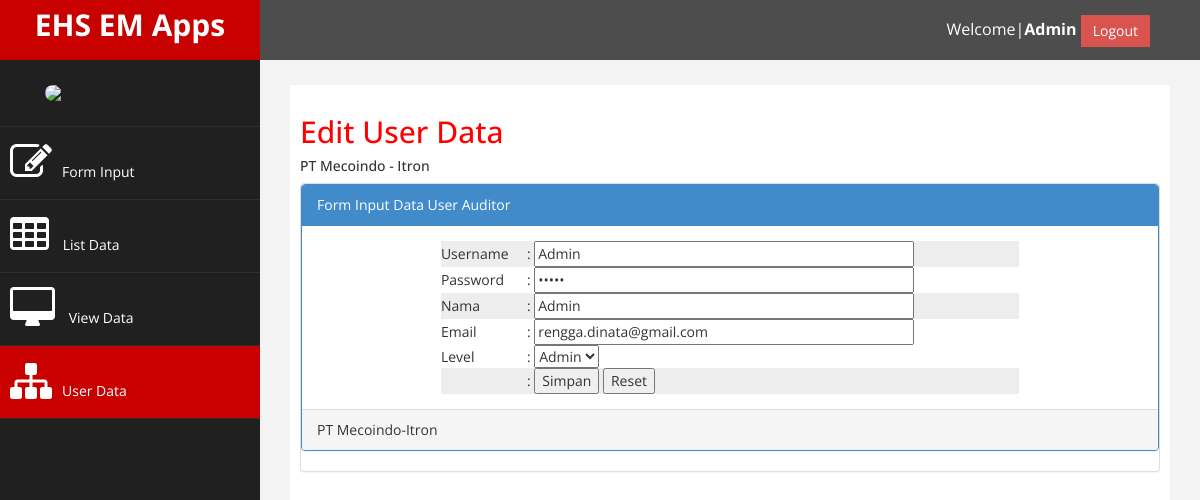
/it_support/admin-edit-user.php?id=1 (signed in), run on the app's committed database.
### tables this page shows
CREATE TABLE `user_em` (
  `id` int(11) NOT NULL,
  `username` varchar(32) NOT NULL,
  `password` varchar(32) NOT NULL,
  `nama` varchar(32) NOT NULL,
  `email` varchar(32) NOT NULL,
  `level` int(11) NOT NULL
);

### it_support/admin-edit-user.php (the view, shortened to what this page needs)
<!DOCTYPE html>
<html xmlns="http://www.w3.org/1999/xhtml">
<head>
    <link href="assets/css/bootstrap.css" rel="stylesheet" />
    <link href="assets/css/font-awesome.css" rel="stylesheet" />
    <link href="assets/css/custom.css" rel="stylesheet" />
    <link href="assets/js/dataTables/dataTables.bootstrap.css" rel="stylesheet" />
	<link href="assets/css/button.css" rel="stylesheet" type="text/css" />
	<link href="assets/css/button2.css" rel="stylesheet" type="text/css" />
</head>
<body>
    <div id="wrapper">
        <nav class="navbar navbar-default navbar-cls-top " role="navigation" style="margin-bottom: 0">
            <div class="navbar-header">
                <a class="navbar-brand" href="#">EHS EM Apps</a>
            </div>
			<div style="color: white;
			padding: 15px 50px 5px 50px;
			float: right;
			font-size: 16px;"> <?php echo "Welcome|<strong>".$_SESSION['admin']."</strong>  "; ?> <a href="logout.php" class="btn btn-danger square-btn-adjust">Logout</a> </div>
        </nav>
                <nav class="navbar-default navbar-side" role="navigation">
            <div class="sidebar-collapse">
                <ul class="nav" id="main-menu">
				<li class="text-center">
                    <img src="assets/img/logo.jpg" class="user-image img-responsive"/>
					</li>
                   	<li>
                        <a href="admin-input.php"><i class="fa fa-edit fa-3x"></i>Form Input</a>
                    </li>
                    <li  >
                        <a href="admin-list.php"><i class="fa fa-table fa-3x"></i> List Data</a>
                    </li>
					<li>
                        <a href="admin-view-list.php"><i class="fa fa-desktop fa-3x"></i> View Data</a>
                    </li>
                    <li>
                        <a class="active-menu" href="admin-user.php"><i class="fa fa-sitemap fa-3x"></i>User Data</a>
                    </li>
               </ul>
            </div>
        </nav>
        <div id="page-wrapper" >
            <div id="page-inner">
                <div class="row">
                    <div class="col-md-12">
                     <h2>Edit User Data</h2>
                        <h5>PT Mecoindo - Itron </h5>
                    </div>
                </div>
                <div class="panel panel-default">
                    <div class="panel panel-primary">
                        <div class="panel-heading">
                          Form Input Data User Auditor
                        </div>
                        <div class="panel-body">
							 <div class="table-responsive">
								<?php
									$id = $_GET['id'];
									$query = mysql_query("SELECT * FROM user_em where id ='$id'") or die (mysql_error());
									$data  = mysql_fetch_array($query);
									?>
								<form action="update_user.php" method="POST" name="edit" >
								<table cellpadding="4" cellspacing="1" border="0" width="350">
								<tr>
								<td>Username</td>
								<td> : <input type="text" value="<?php echo $data['username']; ?>" name="username" size="50" maxlength="20" /></td></tr>
								<tr>
								<td>Password</td>
								<td> : <input  type="password" value="<?php echo $data['username']; ?>" name="password" size="50" maxlength="20"/></td>
								</tr>
								<tr>
								<td>Nama</td>
								<td> : <input type="text" value="<?php echo $data ['nama'];?>" name="nama" size="50" maxlength="30" /></td>
								</tr>
								<tr>
								<td>Email</td>
								<td> : <input type="text" value="<?php echo $data ['email'];?>" name="email" size="50" maxlength="30"/></td>
								</tr>
								<tr>
								<tr>
								<td>Level</td>
								<td> :
									<select name="level" id="level" required>
												<?php
												if($data['level']=="1")
												{
													echo '<option value='.$data['level'].' style=display:none; >Admin</option>';
												}else {
													echo '<option value='.$data['level'].' style=display:none; >User</option>';
												}
												?>
                                    </select>
								</td>
								</tr>
								<tr>
								<td></td>
								<td> : <input type="submit" name="input" value="Simpan" />
								<input type="reset" name="reset" value="Reset"/></td>
								</tr>
								</table>
								</form>
                            </div>
                       </div>
                        <div class="panel-footer">
                            PT Mecoindo-Itron
                        </div>
                    </div>
                </div>
                </div>
            </div>
        </div>
</body>
</html>

### it_support/assets/css/custom.css (style rules this page uses)
body { font-family: 'Open Sans', sans-serif; }
#wrapper { width: 100%; background:#202020; }
#page-wrapper { padding: 15px 15px; min-height: 600px; background:#F3F3F3; }
#page-inner { width:100%; margin:10px 20px 10px 0px; background-color:#fff!important; padding:10px; min-height:1200px; }
.text-center { text-align:center; }
h2 { color: #f00; }
.square-btn-adjust { border: 0px solid transparent; -webkit-border-radius: 0px; -moz-border-radius: 0px; border-radius: 0px; }
.user-image { margin: 25px auto; -webkit-border-radius: 10px; -moz-border-radius: 10px; border-radius: 10px; max-height:170px; max-width:170px; }
.navbar-cls-top .navbar-brand { color: #fff; background: #C90000; width: 260px; text-align: center; height: 60px; font-size: 30px; font-weight: 700; }
.active-menu { background-color:#C90000!important; }
.sidebar-collapse , .sidebar-collapse .nav { background:none; }
.sidebar-collapse .nav { padding:0; }
.sidebar-collapse .nav > li > a { color:#fff; background:#202020; text-shadow:none; }
.sidebar-collapse > .nav > li > a { padding:15px 10px; }
.sidebar-collapse > .nav > li { border-bottom: 1px solid rgba(107, 108, 109, 0.19); }
.navbar-side { border:none; background-color: #202020; }
.navbar-cls-top { background:#4D4D4D; border-bottom:none; }
.navbar-default { border:0px solid black; }
.navbar-header { background: #A70303; }
.nav > li > a > i { margin-right:10px; }
@media (min-width:768px) { #page-wrapper { margin: 0 0 0 260px; padding: 15px 30px; min-height: 1200px; } }
@media (min-width:768px) { .navbar-side { z-index: 1; position: absolute; width: 260px; } }
@media (min-width:768px) { .navbar { border-radius: 0px; } }

### it_support/assets/css/button.css (style rules this page uses)
body { background: black; }

### it_support/assets/css/button2.css (style rules this page uses)
body { background: black; }

### it_support/admin-edit-user.php (style rules this page uses)
tbody > tr:nth-child(2n+1) > td, tbody > tr:nth-child(2n+1) > th { background-color: #ededed; }
table { width: 70%; margin: auto; border-collapse: collapse; box-shadow: darkgrey 3px; }

### data on the page
user_em: username "Admin", nama "Admin", email "rengga.dinata@gmail.com", level "Admin"

### other printed values
$_SESSION['admin'] "Admin"
